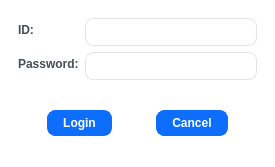
<?xml version="1.0" encoding="UTF-8"?>
<ui version="4.0">
 <class>login_form</class>
 <widget class="QMainWindow" name="login_form">
  <property name="geometry">
   <rect>
    <x>0</x>
    <y>0</y>
    <width>275</width>
    <height>167</height>
   </rect>
  </property>
  <property name="windowTitle">
   <string>Login form</string>
  </property>
  <property name="styleSheet">
   <string notr="true">QWidget {
  background-color: #fff;
}

QLabel {
  color: #464d55;
  font-weight: 600;
}

QLabel#heading {
  color: #0f1925;
  font-size: 18px;
  margin-bottom: 10px;
}

QLabel#subheading {
  color: #0f1925;
  font-size: 12px;
  font-weight: normal;
  margin-bottom: 10px;
}

QLineEdit {
  border-radius: 8px;
  border: 1px solid #e0e4e7;
  padding: 5px 15px;
}

QLineEdit:focus {
  border: 1px solid #d0e3ff;
}

QLineEdit::placeholder {
  color: #767e89;
}

QPushButton {
  background-color: #0d6efd;
  color: #fff;
  font-weight: 600;
  border-radius: 8px;
  border: 1px solid #0d6efd;
  padding: 5px 15px;
  margin-top: 10px;
  outline: 0px;
}
</string>
  </property>
  <widget class="QWidget" name="centralwidget">
   <layout class="QGridLayout" name="gridLayout">
    <item row="1" column="1">
     <widget class="QPushButton" name="login_bt">
      <property name="sizePolicy">
       <sizepolicy hsizetype="Fixed" vsizetype="Fixed">
        <horstretch>0</horstretch>
        <verstretch>0</verstretch>
       </sizepolicy>
      </property>
      <property name="styleSheet">
       <string notr="true"/>
      </property>
      <property name="text">
       <string>Login</string>
      </property>
     </widget>
    </item>
    <item row="1" column="2">
     <spacer name="horizontalSpacer">
      <property name="orientation">
       <enum>Qt::Horizontal</enum>
      </property>
      <property name="sizeHint" stdset="0">
       <size>
        <width>40</width>
        <height>20</height>
       </size>
      </property>
     </spacer>
    </item>
    <item row="1" column="3">
     <widget class="QPushButton" name="cancel_bt">
      <property name="sizePolicy">
       <sizepolicy hsizetype="Fixed" vsizetype="Fixed">
        <horstretch>0</horstretch>
        <verstretch>0</verstretch>
       </sizepolicy>
      </property>
      <property name="text">
       <string>Cancel</string>
      </property>
     </widget>
    </item>
    <item row="1" column="0">
     <spacer name="horizontalSpacer_2">
      <property name="orientation">
       <enum>Qt::Horizontal</enum>
      </property>
      <property name="sizeHint" stdset="0">
       <size>
        <width>40</width>
        <height>20</height>
       </size>
      </property>
     </spacer>
    </item>
    <item row="1" column="4">
     <spacer name="horizontalSpacer_3">
      <property name="orientation">
       <enum>Qt::Horizontal</enum>
      </property>
      <property name="sizeHint" stdset="0">
       <size>
        <width>40</width>
        <height>20</height>
       </size>
      </property>
     </spacer>
    </item>
    <item row="0" column="0" colspan="5">
     <widget class="QWidget" name="widget" native="true">
      <layout class="QFormLayout" name="formLayout">
       <item row="0" column="0">
        <widget class="QLabel" name="id_label">
         <property name="text">
          <string>ID:</string>
         </property>
        </widget>
       </item>
       <item row="0" column="1">
        <widget class="QLineEdit" name="id_lineEdit"/>
       </item>
       <item row="1" column="0">
        <widget class="QLabel" name="password_label">
         <property name="text">
          <string>Password:</string>
         </property>
        </widget>
       </item>
       <item row="1" column="1">
        <widget class="QLineEdit" name="password_lineEdit">
         <property name="contextMenuPolicy">
          <enum>Qt::CustomContextMenu</enum>
         </property>
         <property name="echoMode">
          <enum>QLineEdit::Password</enum>
         </property>
        </widget>
       </item>
      </layout>
     </widget>
    </item>
   </layout>
  </widget>
  <widget class="QStatusBar" name="statusbar"/>
 </widget>
 <resources/>
 <connections/>
</ui>
